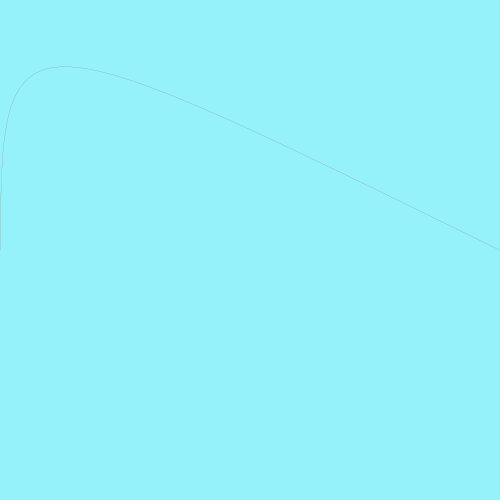
Frame 1 (no input)
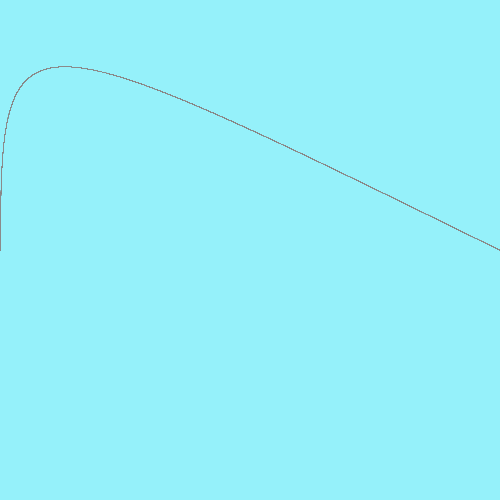
Frame 60 (the mouse pressed at the canvas centre just before this capture)
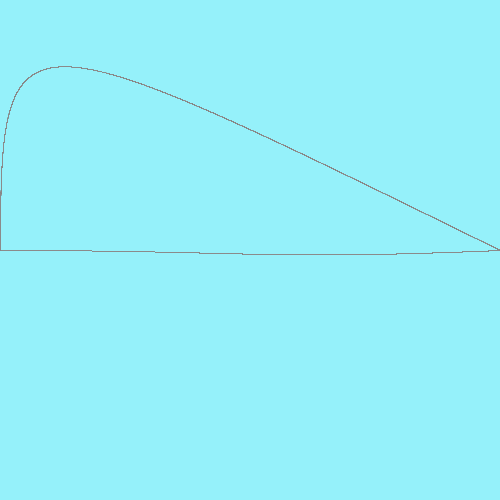
Frame 120 (the mouse held since frame 60 and released just before this capture)

The Processing sketch that drew these frames (run headless with seeded random() and noise(); from frame 60 on, the mouse is pressed at the canvas centre):

// Processing sketch: processing_169521
// ── processing_169521.pde

void setup() {
  size(500, 500);
  background(#95F1FA);
}

void draw() { 
  if (keyPressed == true) {
    background(#95F1FA);
  } else {
    strokeWeight(0); 
    fill(#95f1fa, 0); 
    stroke(0,0,0);
    bezier(0, 250, mouseX, mouseY, mouseX + 10, mouseY + 10, 500, 250);
    stroke(#ffffff);
    bezier(0, 250, mouseX, mouseY, mouseY + 10, mouseX + 10, 500, 250);
  }
}
